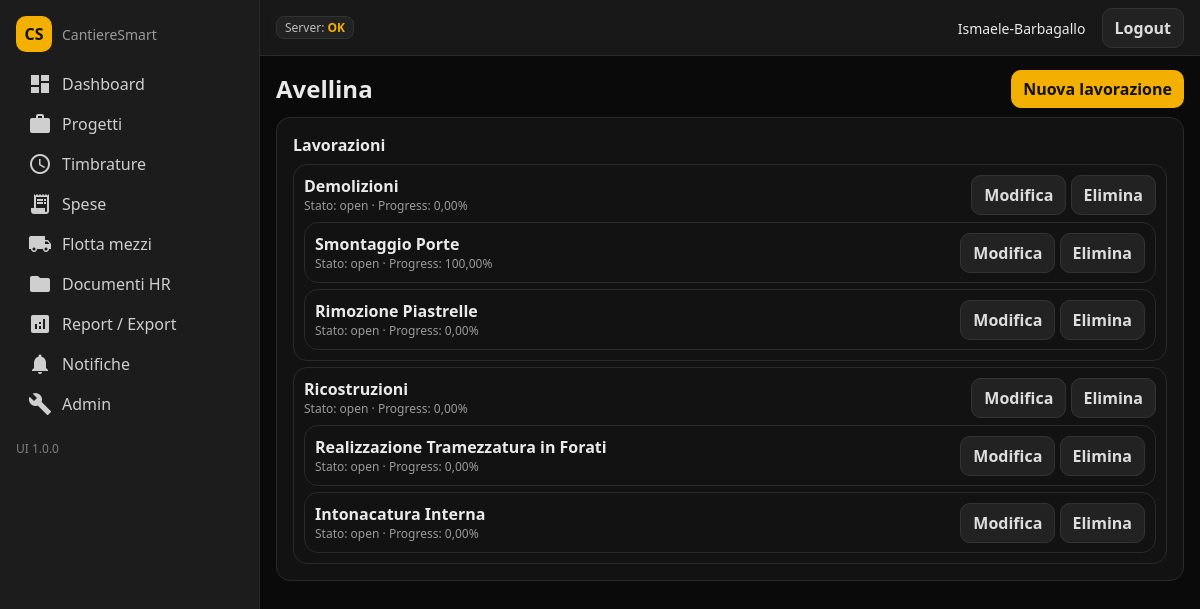
The app's page /projects/2/ (signed in) with its own data.
### core/models.py (models this page shows, shortened)
class Project(models.Model):
    STATUS_CHOICES = [('active','Attivo'),('paused','Pausa'),('closed','Chiuso')]
    name = models.CharField(max_length=200)
    client_name = models.CharField(max_length=200, blank=True, null=True)
    start_date = models.DateField(blank=True, null=True)
    end_date = models.DateField(blank=True, null=True)
    budget_eur = models.DecimalField(max_digits=12, decimal_places=2, default=0)
    cover_url = models.URLField(blank=True, null=True)
    description = models.TextField(blank=True, null=True)
    status = models.CharField(max_length=30, choices=STATUS_CHOICES, default='active')
    created_at = models.DateTimeField(auto_now_add=True)
    updated_at = models.DateTimeField(auto_now_add=True)
    class Meta: ordering = ['-id']

class WorkItem(models.Model):
    STATUS_CHOICES = [('open','Aperta'),('in_progress','In corso'),('paused','In pausa'),('done','Completata')]
    project = models.ForeignKey(Project, on_delete=models.CASCADE, related_name='work_items')
    name = models.CharField(max_length=200)
    parent = models.ForeignKey('self', on_delete=models.SET_NULL, null=True, blank=True, related_name='children')
    weight = models.DecimalField(max_digits=10, decimal_places=2, default=1)
    progress = models.DecimalField(max_digits=5, decimal_places=2, default=0)
    status = models.CharField(max_length=30, choices=STATUS_CHOICES, default='open')
    sort_order = models.IntegerField(default=0)
    created_at = models.DateTimeField(auto_now_add=True)
    updated_at = models.DateTimeField(auto_now_add=True)
    class Meta:
        ordering = ['sort_order','id']
        indexes = [models.Index(fields=['project']), models.Index(fields=['parent'])]

### core/views.py (the view)
# urls.py: path('projects/<int:pk>/', views.project_detail, name='project_detail'),
@login_required
def project_detail(request, pk):
    p = get_object_or_404(Project, pk=pk)
    items = list(WorkItem.objects.filter(project=p).select_related('parent'))
    tree = _build_tree(items)
    return render(request, 'core/project_detail.html', {'p': p, 'tree': tree})

### core/views.py (called while the page is built)
def _build_tree(items):
    by_parent = {}
    for it in items:
        by_parent.setdefault(it.parent_id, []).append(it)
    for k in by_parent:
        by_parent[k].sort(key=lambda x: (x.sort_order, x.id))
    def walk(pid):
        nodes = []
        for n in by_parent.get(pid, []):
            nodes.append({'node': n, 'children': walk(n.id)})
        return nodes
    return walk(None)

### core/templates/core/project_detail.html (shortened to what this page needs)
{% extends "core/base.html" %}
{% block content %}
  <div style="display:flex; justify-content:space-between; align-items:center; margin-bottom:12px">
    <h2 style="margin:0">{{ p.name }}</h2>
    <div><a class="btn" href="/projects/{{ p.id }}/work-items/new/">Nuova lavorazione</a></div>
  </div>
  <div class="card">
    <div style="font-weight:800; margin-bottom:8px">Lavorazioni</div>
    {% if tree %}
      <div style="display:grid; gap:6px">
        {% for level1 in tree %}
          {% with wi=level1.node %}
          <div class="card" style="padding:10px">
            <div style="display:flex; justify-content:space-between; align-items:center">
              <div>
                <div style="font-weight:700">{{ wi.name }}</div>
                <div style="font-size:12px; color:#9a9a9a">Stato: {{ wi.status }} · Progress: {{ wi.progress }}%</div>
              </div>
              <div>
                <a class="btn secondary" href="/work-items/{{ wi.id }}/edit/">Modifica</a>
                <a class="btn secondary" href="/work-items/{{ wi.id }}/delete/">Elimina</a>
              </div>
            </div>
            {% if level1.children %}
              <div style="margin-top:8px; display:grid; gap:6px">
                {% for child in level1.children %}
                  {% with w=child.node %}
                  <div class="card" style="padding:10px">
                    <div style="display:flex; justify-content:space-between; align-items:center">
                      <div>
                        <div style="font-weight:700">{{ w.name }}</div>
                        <div style="font-size:12px; color:#9a9a9a">Stato: {{ w.status }} · Progress: {{ w.progress }}%</div>
                      </div>
                      <div>
                        <a class="btn secondary" href="/work-items/{{ w.id }}/edit/">Modifica</a>
                        <a class="btn secondary" href="/work-items/{{ w.id }}/delete/">Elimina</a>
                      </div>
                    </div>
                  </div>
                  {% endwith %}
                {% endfor %}
              </div>
            {% endif %}
          </div>
          {% endwith %}
        {% endfor %}
      </div>
    {% else %}
      <div style="font-size:14px; color:#9a9a9a">Nessuna lavorazione.</div>
    {% endif %}
  </div>
{% endblock %}

### core/templates/core/base.html (shortened to what this page needs)
<!doctype html>
<html lang="it">
<head>
</head>
<body>
<div class="layout">
  <aside class="sidebar">
    <div style="display:flex; gap:10px; align-items:center; margin-bottom:12px">
      <div style="width:36px;height:36px;border-radius:10px;background:var(--yellow);display:grid;place-items:center;color:#111;font-weight:900">CS</div>
      <div style="font-size:14px;color:#9a9a9a">CantiereSmart</div>
    </div>
    <div class="nav">
      <a href="/dashboard"><span class="material-icons">dashboard</span>Dashboard</a>
      <a href="/projects"><span class="material-icons">work</span>Progetti</a>
      <a href="/times"><span class="material-icons">schedule</span>Timbrature</a>
      <a href="/costs"><span class="material-icons">receipt_long</span>Spese</a>
      <a href="/fleet"><span class="material-icons">local_shipping</span>Flotta mezzi</a>
      <a href="/documents"><span class="material-icons">folder</span>Documenti HR</a>
      <a href="#"><span class="material-icons">analytics</span>Report / Export</a>
      <a href="#"><span class="material-icons">notifications</span>Notifiche</a>
      <a href="/admin/"><span class="material-icons">build</span>Admin</a>
    </div>
    <div style="margin-top:16px; font-size:12px; color:#808080">UI 1.0.0</div>
  </aside>
  <div style="flex:1; display:flex; flex-direction:column">
    <div class="topbar">
      <div class="badge">Server: <b style="color:var(--yellow)">OK</b></div>
      <div>
        {% if request.user.is_authenticated %}
          <span style="font-size:14px; margin-right:12px">{{ request.user.get_username }}{% if request.user.is_staff %} · <b>ADMIN</b>{% endif %}</span>
          <a class="btn secondary" href="/logout/">Logout</a>
        {% else %}
          <a class="btn secondary" href="/login/">Login</a>
        {% endif %}
      </div>
    </div>
    <main style="padding:16px">
      {% block content %}{% endblock %}
    </main>
  </div>
</div>
</body>
</html>

### core/templates/core/base.html (style rules this page uses)
:root { --yellow:#F4B000; --orange:#FF7A00; --black:#0A0A0A; --gray:#1C1C1C; }
* { box-sizing:border-box }
body { margin:0; background:#0A0A0A; color:#eaeaea; font-family:system-ui, Arial }
a { color:inherit; text-decoration:none }
.layout { display:flex; min-height:100vh }
.sidebar { width:260px; background:#1C1C1C; border-right:1px solid #2a2a2a; padding:16px; position:sticky; top:0; height:100vh }
.nav a { display:flex; gap:10px; align-items:center; padding:8px 12px; border-radius:10px; color:#cfcfcf }
.topbar { height:56px; border-bottom:1px solid #2a2a2a; background:#1C1C1Ccc; display:flex; align-items:center; justify-content:space-between; padding:0 16px; position:sticky; top:0; backdrop-filter: blur(6px); }
.badge { background:#222; border:1px solid #333; border-radius:8px; padding:2px 8px; font-size:12px; color:#bbb }
.btn { background:var(--yellow); color:#111; border:none; padding:8px 12px; border-radius:10px; font-weight:700; cursor:pointer }
.btn.secondary { background:#222; color:#ddd; border:1px solid #333 }
.card { background:#121212; border:1px solid #2a2a2a; border-radius:14px; padding:16px; }

### records on screen
Project: name "Avellina"
WorkItem: node.name "Demolizioni", node.status "open", node.progress "0,00"
WorkItem: node.name "Smontaggio Porte", node.status "open", node.progress "100,00"
WorkItem: node.name "Rimozione Piastrelle", node.status "open", node.progress "0,00"
WorkItem: node.name "Ricostruzioni", node.status "open", node.progress "0,00"
WorkItem: node.name "Realizzazione Tramezzatura in Forati", node.status "open", node.progress "0,00"
WorkItem: node.name "Intonacatura Interna", node.status "open", node.progress "0,00"

### other values on screen
{{ request.user.get_username }} "Ismaele-Barbagallo"
